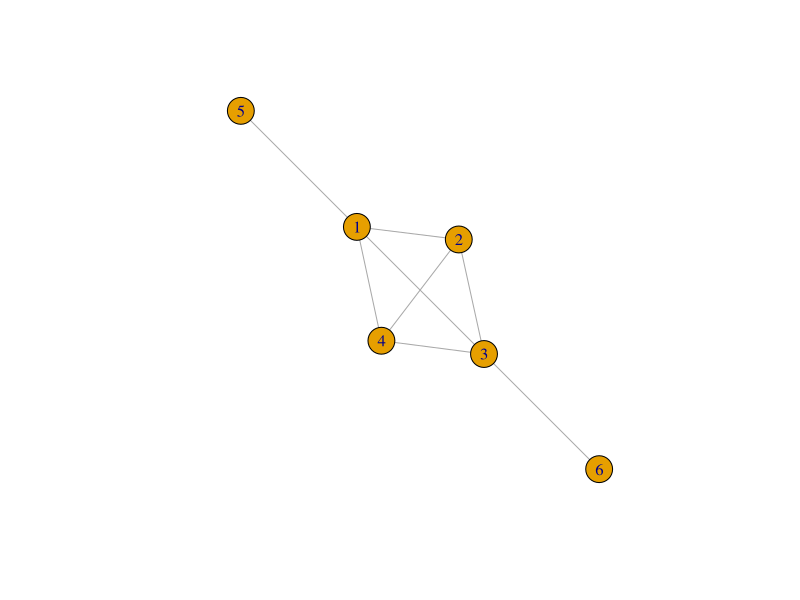
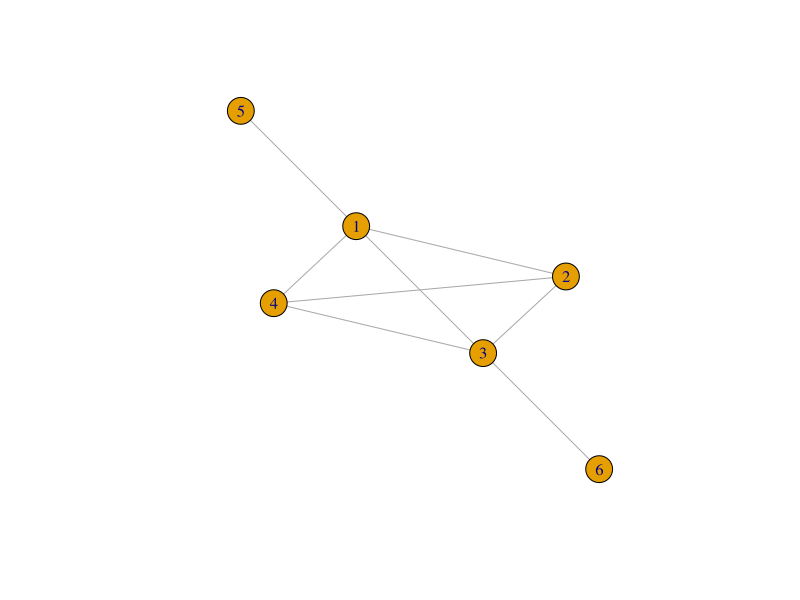

The R script that drew these images, in order:
## ---- chunk 1
#| echo: false
#| warning: false
#| message: false

library(tidyverse)
library(igraph)
## ---- chunk 2
#| echo: false
a <- make_graph(edges = c(1,2,1,3,1,4,2,3,2,4,3,4,1,5,3,6), n = 6, directed = FALSE)
plot(a)
## ---- chunk 3
degree_matrix <-
  matrix(c(4,0,0,0,0,0,0,3,0,0,0,0,0,0,4,0,0,0,0,0,0,3,0,0,0,0,0,0,1,0,0,0,0,0,0,1),
                    nrow = 6, ncol = 6)
## ---- chunk 4
adjacency <- matrix(
  c(0,1,1,1,1,0,1,0,1,1,0,0,1,1,0,1,0,1,1,1,1,0,0,0,1,0,0,0,0,0,0,0,1,0,0,0),
  nrow = 6, ncol = 6
)
## ---- chunk 5
laplacian <- degree_matrix - adjacency
## ---- chunk 6
prob <- adjacency %*% solve(degree_matrix)
## ---- chunk 7
list2env(svd(prob), envir = .GlobalEnv)
## ---- chunk 8
k <- 3
## ---- chunk 9
u_k <- u[,-c(k+1:6)]
## ---- chunk 10
d_k <- d[0:k]
s_k <- matrix(c(d_k[1],0,0,0,d_k[2],0,0,0,d_k[3]),nrow = 3, ncol = 3)
## ---- chunk 11
v_k <- v[,-c(k+1:6)]
v_kT <- t(v_k)
## ---- chunk 12
prob_k <- u_k %*% s_k %*% v_kT
## ---- chunk 13
#| echo: true
#| code-fold: false
# First make the graph:

a = make_graph(edges = c(1,2,1,3,1,4,2,3,2,4,3,4,1,5,3,6), n = 6, directed = FALSE)
plot(a)
## ---- chunk 14
#| echo: true
#| code-fold: false
# Now we can make the degree matrix and the adjacency matrix
## I'm sure there's a way to have r do this from the graph I just didn't feel like figuring it out
# Put them in by hand :(

degree_matrix <-
  matrix(c(4,0,0,0,0,0,0,3,0,0,0,0,0,0,4,0,0,0,0,0,0,3,0,0,0,0,0,0,1,0,0,0,0,0,0,1),
                    nrow = 6, ncol = 6)

adjacency <- matrix(
  c(0,1,1,1,1,0,1,0,1,1,0,0,1,1,0,1,0,1,1,1,1,0,0,0,1,0,0,0,0,0,0,0,1,0,0,0),
  nrow = 6, ncol = 6
)
## ---- chunk 15
#| echo: true
#| code-fold: false
# Find laplacian and probability matrix

laplacian <- degree_matrix - adjacency

prob <- adjacency %*% solve(degree_matrix)
## ---- chunk 16
#| echo: true
#| code-fold: false
# Do SVD

list2env(svd(prob), envir = .GlobalEnv) #list2env just separates the list
## ---- chunk 17
#| echo: true
#| code-fold: false
# Decide on a k
k <- 3 #fill in with your own number
## ---- chunk 18
#| echo: true
#| code-fold: false
# Find low rank approximation :)

u_k <- u[,-c(k+1:6)]

d_k <- d[0:k]

s_k <- matrix(c(d_k[1],0,0,0,d_k[2],0,0,0,d_k[3]),nrow = 3, ncol = 3)

v_k <- v[,-c(k+1:6)]
v_kT <- t(v_k)

prob_k <- u_k %*% s_k %*% v_kT
